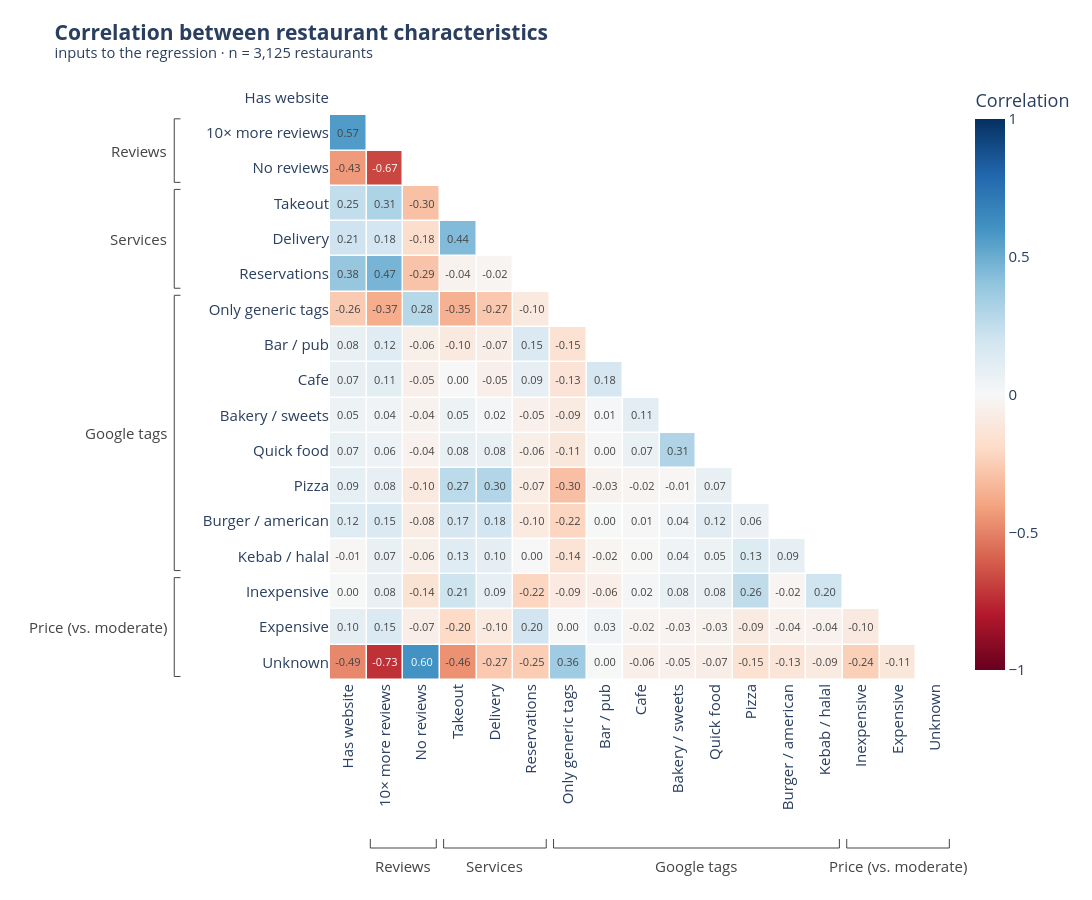

The notebook cell this image was saved under:
### Code cell
# short labels per feature, grouped by kind of feature (also used by the forest plot below); None = no group header
FEATURE_GROUPS = {
    None:              {'has website': 'Has website'},
    'Reviews':         {'reviews (log10)': '10× more reviews', 'no reviews': 'No reviews'},
    'Services':        {'offers takeout': 'Takeout', 'offers delivery': 'Delivery', 'offers reservations': 'Reservations'},
    'Google tags':     {'only generic tag': 'Only generic tags',
                        # 'tagged: bar/pub' -> 'Bar / pub'
                        **{group: group.split(': ', 1)[1].replace('/', ' / ').capitalize() for group in TAG_GROUPS}},
    'Price (vs. moderate)':           {'price: inexpensive': 'Inexpensive', 'price: expensive': 'Expensive', 'price: unknown': 'Unknown'},
}
LABELS = {feature: label for labels in FEATURE_GROUPS.values() for feature, label in labels.items()}
assert sorted(LABELS) == sorted(features.columns)

# reorder by group, so each group is a block in the matrix
order = list(LABELS)
grouped_corr = corr.loc[order, order]
mask = np.triu(np.ones(grouped_corr.shape, dtype=bool))   # upper triangle mirrors the lower one -> hide it
names = [LABELS[f] for f in order]

fig = go.Figure(go.Heatmap(
    z=grouped_corr.mask(mask).values,
    x=names,
    y=names,
    zmin=-1, zmax=1,
    colorscale="RdBu",
    texttemplate="%{z:.2f}",
    textfont=dict(size=11),
    xgap=1.5, ygap=1.5,
    colorbar=dict(title="Correlation"),
    hovertemplate="%{y} × %{x}: %{z:.2f}<extra></extra>",
))

# brackets along the left and bottom edge for each group (row/column i sits at i on the categorical axes)
def bracket_left(first, last, text, x=-0.250, tick=0.01):
    fig.add_shape(type="path", path=f"M {x + tick} {first - 0.4} L {x} {first - 0.4} L {x} {last + 0.4} L {x + tick} {last + 0.4}",
                  xref="paper", yref="y", line=dict(color="#444444", width=1))
    fig.add_annotation(x=x - 0.008, y=(first + last) / 2, xref="paper", yref="y", text=text, showarrow=False,
                       xanchor="right", font=dict(color="#444444"))

def bracket_bottom(first, last, text, y=-0.280, tick=0.015):
    fig.add_shape(type="path", path=f"M {first - 0.4} {y + tick} L {first - 0.4} {y} L {last + 0.4} {y} L {last + 0.4} {y + tick}",
                  xref="x", yref="paper", line=dict(color="#444444", width=1))
    fig.add_annotation(x=(first + last) / 2, y=y - 0.01, xref="x", yref="paper", text=text, showarrow=False,
                       yanchor="top", font=dict(color="#444444"))

start = 0
for group, labels in FEATURE_GROUPS.items():
    end = start + len(labels) - 1
    if group:
        bracket_left(start, end, group)
        bracket_bottom(start, end, group)
    start = end + 1

fig.update_layout(
    title=plot_title("Correlation between restaurant characteristics", f"inputs to the regression · n = {len(features):,} restaurants"),
    height=900,
    width=1100,
    margin={**MARGIN, "l": 330, "b": 220},
)
fig.update_xaxes(tickangle=-90, showline=False, ticks="", range=[-0.5, len(names) - 0.5])
fig.update_yaxes(autorange="reversed", showline=False, ticks="")

save_plot(fig, 'feature-correlation-full.svg')
fig.show()

### Figure 1 — Plotly figure (JSON) as saved in the notebook; plotly's stock layout.template omitted (floating-point values rounded to 4 significant figures; data arrays with more than 128 entries replaced by an {"elided": "..."} marker saying what was removed)
{"data": [{"colorbar": {"title": {"text": "Correlation"}}, "colorscale": [[0, "rgb(103,0,31)"], [0.1, "rgb(178,24,43)"], [0.2, "rgb(214,96,77)"], [0.3, "rgb(244,165,130)"], [0.4, "rgb(253,219,199)"], [0.5, "rgb(247,247,247)"], [0.6, "rgb(209,229,240)"], [0.7, "rgb(146,197,222)"], [0.8, "rgb(67,147,195)"], [0.9, "rgb(33,102,172)"], [1, "rgb(5,48,97)"]], "hovertemplate": "%{y} × %{x}: %{z:.2f}<extra></extra>", "textfont": {"size": 11}, "texttemplate": "%{z:.2f}", "type": "heatmap", "x": ["Has website", "10× more reviews", "No reviews", "Takeout", "Delivery", "Reservations", "Only generic tags", "Bar / pub", "Cafe", "Bakery / sweets", "Quick food", "Pizza", "Burger / american", "Kebab / halal", "Inexpensive", "Expensive", "Unknown"], "xgap": 1.5, "y": ["Has website", "10× more reviews", "No reviews", "Takeout", "Delivery", "Reservations", "Only generic tags", "Bar / pub", "Cafe", "Bakery / sweets", "Quick food", "Pizza", "Burger / american", "Kebab / halal", "Inexpensive", "Expensive", "Unknown"], "ygap": 1.5, "z": {"elided": "17x17 float values"}, "zmax": 1, "zmin": -1}], "layout": {"annotations": [{"font": {"color": "#444444"}, "showarrow": false, "text": "Reviews", "x": -0.258, "xanchor": "right", "xref": "paper", "y": 1.5, "yref": "y"}, {"font": {"color": "#444444"}, "showarrow": false, "text": "Reviews", "x": 1.5, "xref": "x", "y": -0.29, "yanchor": "top", "yref": "paper"}, {"font": {"color": "#444444"}, "showarrow": false, "text": "Services", "x": -0.258, "xanchor": "right", "xref": "paper", "y": 4, "yref": "y"}, {"font": {"color": "#444444"}, "showarrow": false, "text": "Services", "x": 4, "xref": "x", "y": -0.29, "yanchor": "top", "yref": "paper"}, {"font": {"color": "#444444"}, "showarrow": false, "text": "Google tags", "x": -0.258, "xanchor": "right", "xref": "paper", "y": 9.5, "yref": "y"}, {"font": {"color": "#444444"}, "showarrow": false, "text": "Google tags", "x": 9.5, "xref": "x", "y": -0.29, "yanchor": "top", "yref": "paper"}, {"font": {"color": "#444444"}, "showarrow": false, "text": "Price (vs. moderate)", "x": -0.258, "xanchor": "right", "xref": "paper", "y": 15, "yref": "y"}, {"font": {"color": "#444444"}, "showarrow": false, "text": "Price (vs. moderate)", "x": 15, "xref": "x", "y": -0.29, "yanchor": "top", "yref": "paper"}], "height": 900, "margin": {"b": 220, "l": 330, "r": 20, "t": 80}, "shapes": [{"line": {"color": "#444444", "width": 1}, "path": "M -0.24 0.6 L -0.25 0.6 L -0.25 2.4 L -0.24 2.4", "type": "path", "xref": "paper", "yref": "y"}, {"line": {"color": "#444444", "width": 1}, "path": "M 0.6 -0.265 L 0.6 -0.28 L 2.4 -0.28 L 2.4 -0.265", "type": "path", "xref": "x", "yref": "paper"}, {"line": {"color": "#444444", "width": 1}, "path": "M -0.24 2.6 L -0.25 2.6 L -0.25 5.4 L -0.24 5.4", "type": "path", "xref": "paper", "yref": "y"}, {"line": {"color": "#444444", "width": 1}, "path": "M 2.6 -0.265 L 2.6 -0.28 L 5.4 -0.28 L 5.4 -0.265", "type": "path", "xref": "x", "yref": "paper"}, {"line": {"color": "#444444", "width": 1}, "path": "M -0.24 5.6 L -0.25 5.6 L -0.25 13.4 L -0.24 13.4", "type": "path", "xref": "paper", "yref": "y"}, {"line": {"color": "#444444", "width": 1}, "path": "M 5.6 -0.265 L 5.6 -0.28 L 13.4 -0.28 L 13.4 -0.265", "type": "path", "xref": "x", "yref": "paper"}, {"line": {"color": "#444444", "width": 1}, "path": "M -0.24 13.6 L -0.25 13.6 L -0.25 16.4 L -0.24 16.4", "type": "path", "xref": "paper", "yref": "y"}, {"line": {"color": "#444444", "width": 1}, "path": "M 13.6 -0.265 L 13.6 -0.28 L 16.4 -0.28 L 16.4 -0.265", "type": "path", "xref": "x", "yref": "paper"}], "title": {"text": "<b>Correlation between restaurant characteristics</b><br><sup>inputs to the regression · n = 3,125 restaurants</sup>"}, "width": 1100, "xaxis": {"range": [-0.5, 16.5], "showline": false, "tickangle": -90, "ticks": ""}, "yaxis": {"autorange": "reversed", "showline": false, "ticks": ""}}}
